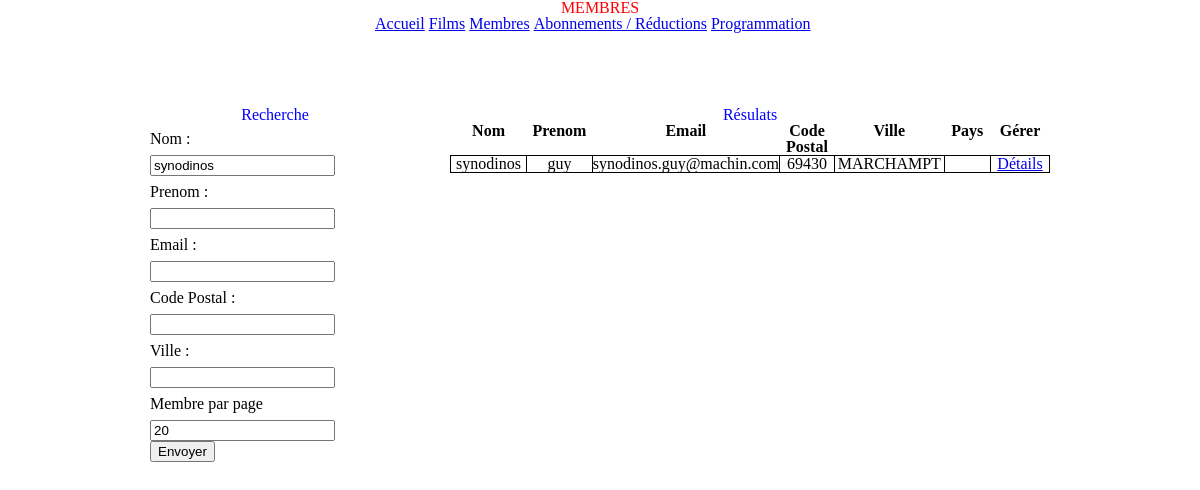
Screenshot of /membres.php?nom=synodinos with the database file from the repository.
### tables this page shows
CREATE TABLE IF NOT EXISTS `tp_fiche_personne` (
  `id_perso` int(11) NOT NULL,
  `nom` varchar(255) NOT NULL,
  `prenom` varchar(255) NOT NULL,
  `date_naissance` datetime NOT NULL,
  `email` varchar(255) DEFAULT NULL,
  `adresse` varchar(255) NOT NULL,
  `cpostal` varchar(255) DEFAULT NULL,
  `ville` varchar(255) DEFAULT NULL,
  `pays` varchar(255) DEFAULT NULL
);

### membres.php (the view, shortened to what this page needs)
<?php include "include/database.php" ?>
<!DOCTYPE html>
<html>
<head>
    <link rel="stylesheet" type="text/css" href="style/style.css" />
</head>
<body>
    <header>
        <h1>Membres</h1>
    </header>
    <div class="main_wrapper">
        <div id="content">
            <div id="recherche">
                <h2>Recherche</h2>
                <form action="membres.php" method="GET">
                    <?php
                    $start = ($_GET["page"] * $_GET["limit"]) - $_GET["limit"];
                    ?>
                    <ul>
                        <li>
                            <label for="nom">Nom :</label>
                            <input type="text" name="nom" id="nom" value="<?php echo $_GET["nom"]; ?>" />
                        </li>
                        <li>
                            <label for="prenom">Prenom :</label>
                            <input type="text" name="prenom" id="prenom" value="<?php echo $_GET["prenom"]; ?>"/>
                        </li>
                        <li>
                            <label for="email">Email :</label>
                            <input type="email" name="email" id="email" value="<?php echo $_GET["email"]; ?>"/>
                        </li>
                        <li>
                            <label for="cpostal">Code Postal :</label>
                            <input type="text" name="cpostal" id="cpostal" value="<?php echo $_GET["cpostal"]; ?>"/>
                        </li>
                        <li>
                            <label for="ville">Ville :</label>
                            <input type="text" name="ville" id="ville" value="<?php echo $_GET["ville"]; ?>"/>
                        </li>
                        <li>
                            <label for="limit">Membre par page</label>
                            <input type="number" name="limit" id="limit" value="<?php echo $_GET["limit"]; ?>"/>
                        </li>
                        <li>
                            <input type="submit" id="submit" value="Envoyer" />
                        </li>
                    </ul>
                </form>
            </div>
            <div id="resultats">
                <h2>Résulats</h2>
                <table>
                    <tr>
                        <th>Nom</th>
                        <th>Prenom</th>
                        <th>Email</th>
                        <th>Code Postal</th>
                        <th>Ville</th>
                        <th>Pays</th>
                        <th>Gérer</th>
                    </tr>
                    <?php
                    if ($_GET["nom"] != "" || $_GET["prenom"] != "" || $_GET["email"] != "" || $_GET["cpostal"] != "" || $_GET["ville"] != "")
                    {
                        $where = [];
                        if($_GET["nom"] != "")
                        {
                            array_push($where, "tfp.nom LIKE \"%" . htmlspecialchars($_GET["nom"]) . "%\"");
                        }
                        $where =  "WHERE " . implode($where, " AND ");
                    }
                    else
                    {
                        $where = "";
                    }
                    $querySelectMembres = $database->prepare("SELECT tfp.nom AS nom, tfp.prenom AS prenom, tfp.email AS email, tfp.cpostal AS cpostal, tfp.ville AS ville, tfp.pays AS pays, tpm.id_membre AS id_membre
                        FROM tp_fiche_personne AS tfp
                        LEFT JOIN tp_membre AS tpm
                        ON tfp.id_perso = tpm.id_fiche_perso
                        $where
                        ORDER BY tfp.nom
                        LIMIT " . $start . ", " . $_GET["limit"] ."");
                    $querySelectMembres->execute();
                        ?>
                        <?php
                    while ($data = $querySelectMembres->fetch())
                    {
                        ?>
                        <tr>
                            <td><?php echo $data["nom"]; ?></td>
                            <td><?php echo $data["prenom"]; ?></td>
                            <td><?php echo $data["email"]; ?></td>
                            <td><?php echo $data["cpostal"]; ?></td>
                            <td><?php echo $data["ville"]; ?></td>
                            <td><?php echo $data["pays"]; ?></td>
                            <td><a href="detailsMembre.php?id=<?php echo $data["id_membre"]; ?>">Détails</a></td>
                        </tr>
                        <?php
                    }
                    ?>
                </table>
                <div id="liens">
                </div>
            </div>
        </div>
    </div>
</body>
</html>

### style/style.css (style rules this page uses)
html, body, div, span, applet, object, iframe, h1, h2, h3, h4, h5, h6, p, blockquote, pre, a, abbr, acronym, address, big, cite, code, del, dfn, em, img, ins, kbd, q, s, samp, small, strike, strong, sub, sup, tt, var, b, u, i, center, dl, dt, dd, ol, ul, li, fieldset, form, label, legend, table, caption, tbody, tfoot, thead, tr, th, td, article, aside, canvas, details, embed, figure, figcaption, footer, header, hgroup, menu, nav, output, ruby, section, summary, time, mark, audio, video { margin: 0; padding: 0; border: 0; font-size: 100%; font: inherit; vertical-align: baseline; }
article, aside, details, figcaption, figure, footer, header, hgroup, menu, nav, section { display: block; }
body { line-height: 1; }
ol, ul { list-style: none; }
table { border-collapse: collapse; border-spacing: 0; }
input { display: block; }
.main_wrapper { width: 900px; margin: auto; }
h1 { text-align: center; text-transform: uppercase; color: red; }
#recherche { width: 250px; float: left; }
#recherche ul li { line-height: 2; }
#resultats { width: 600px; float: right; }
table { margin: auto; }
tr th { width: 150px; text-align: center; font-weight: bold; }
tr td { border: 1px solid black; text-align: center; }
#content { margin-top: 50px; }
#liens { height: 50px; }
h2 { text-align: center; color: blue; margin-top: 25px; }
nav ul { width: 450px; margin: auto; }
nav ul li { display: inline; }

### rows the page displays
tp_fiche_personne: nom "synodinos", prenom "guy", email "synodinos.guy@machin.com", cpostal "69430", ville "MARCHAMPT"
